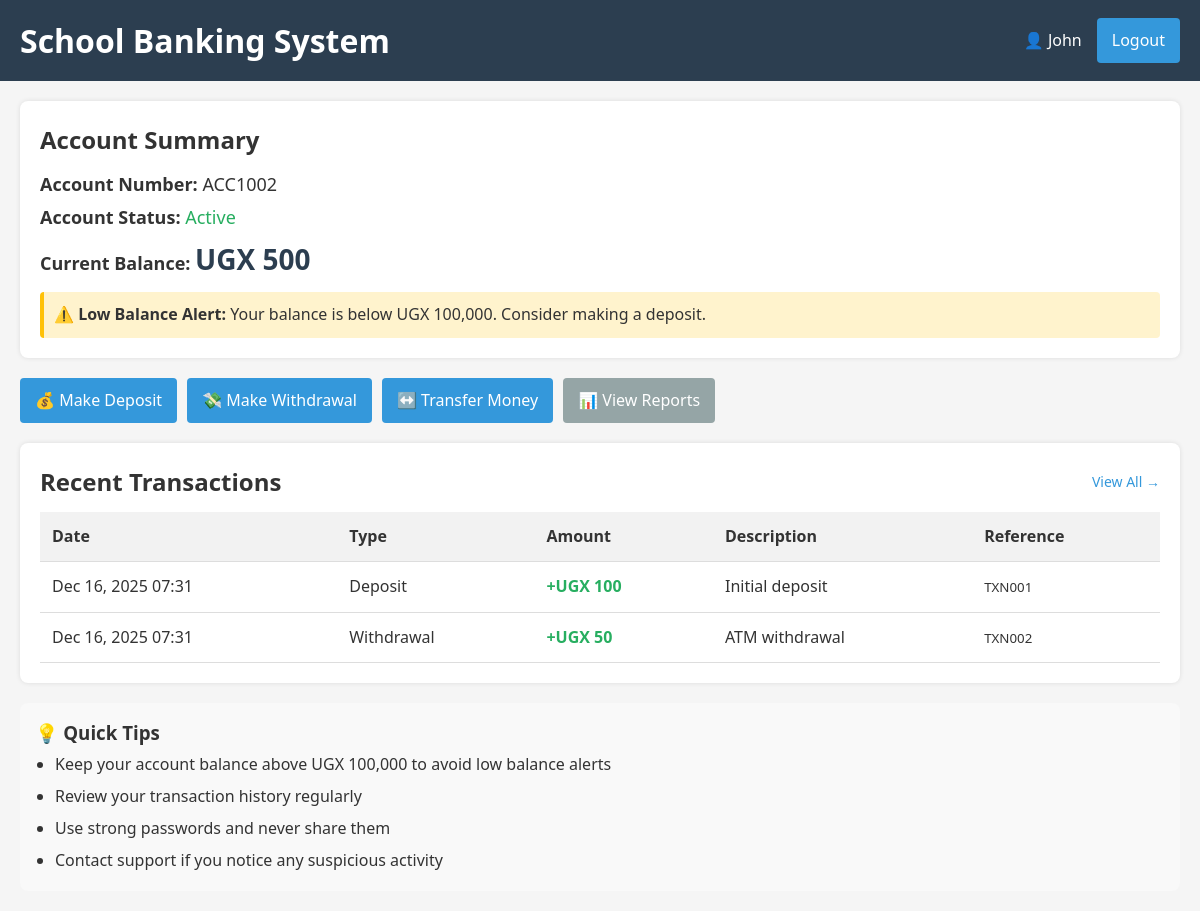
The app's page /dashboard.php (signed in) with its own data.
### tables this page shows
CREATE TABLE IF NOT EXISTS accounts (
    id INT AUTO_INCREMENT PRIMARY KEY,
    user_id INT NOT NULL,
    account_number VARCHAR(20) UNIQUE NOT NULL,
    balance DECIMAL(10, 2) DEFAULT 0.00,
    status ENUM('active', 'inactive', 'suspended') DEFAULT 'active',
    created_at TIMESTAMP DEFAULT CURRENT_TIMESTAMP,
    updated_at TIMESTAMP DEFAULT CURRENT_TIMESTAMP ON UPDATE CURRENT_TIMESTAMP,
    FOREIGN KEY (user_id) REFERENCES users(id) ON DELETE CASCADE
);

CREATE TABLE IF NOT EXISTS transactions (
    id INT AUTO_INCREMENT PRIMARY KEY,
    account_id INT NOT NULL,
    type ENUM('deposit', 'withdrawal', 'transfer_in', 'transfer_out') NOT NULL,
    amount DECIMAL(10, 2) NOT NULL,
    balance_after DECIMAL(10, 2) NOT NULL,
    description VARCHAR(255),
    reference_number VARCHAR(50) UNIQUE,
    created_at TIMESTAMP DEFAULT CURRENT_TIMESTAMP,
    FOREIGN KEY (account_id) REFERENCES accounts(id) ON DELETE CASCADE
);

### includes/database.php (called while the page is built, shortened)
<?php
class Database {
    private $conn;
    public function __construct() {
        $this->conn = new mysqli(DB_HOST, DB_USER, DB_PASS, DB_NAME);
    }
    public function query($sql, $params = []) {
        $stmt = $this->conn->prepare($sql);
        if (!empty($params)) {
            $types = '';
            $values = [];
            foreach ($params as $param) {
                if (is_int($param)) {
                    $types .= 'i';
                } elseif (is_float($param)) {
                    $types .= 'd';
                } else {
                    $types .= 's';
                }
                $values[] = $param;
            }
            $stmt->bind_param($types, ...$values);
        }
        $stmt->execute();
        return $stmt;
    }
    public function fetchAll($sql, $params = []) {
        $stmt = $this->query($sql, $params);
        $result = $stmt->get_result();
        return $result->fetch_all(MYSQLI_ASSOC);
    }
    public function fetchOne($sql, $params = []) {
        $stmt = $this->query($sql, $params);
        $result = $stmt->get_result();
        return $result->fetch_assoc();
    }
}
$db = new Database();

### includes/functions.php (called while the page is built, shortened)
<?php
function getAccount($user_id) {
    global $db;
    return $db->fetchOne("SELECT * FROM accounts WHERE user_id = ?", [$user_id]);
}
function getTransactions($account_id, $limit = 10) {
    global $db;
    return $db->fetchAll(
        "SELECT * FROM transactions WHERE account_id = ? ORDER BY created_at DESC LIMIT ?",
        [$account_id, $limit]
    );
}

### dashboard.php (the view, shortened to what this page needs)
<?php
require_once 'includes/database.php';
require_once 'includes/auth.php';
require_once 'includes/functions.php';
$account = getAccount($_SESSION['user_id']);
$transactions = $account ? getTransactions($account['id']) : [];
$lowBalanceThreshold = 100000;
?>
<!DOCTYPE html>
<html lang="en">
<head>
    <link rel="stylesheet" href="assets/css/style.css">
</head>
<body>
    <header>
        <h1><?php echo SITE_NAME; ?></h1>
        <div class="user-info">
            <span>👤 <?php echo htmlspecialchars($_SESSION['first_name'] . ' ' . $_SESSION['last_name']); ?></span>
            <a href="logout.php" class="btn">Logout</a>
        </div>
    </header>
    <main>
        <div class="account-summary">
            <h2>Account Summary</h2>
            <?php if ($account): ?>
                <div class="account-details">
                    <p><strong>Account Number:</strong> <?php echo htmlspecialchars($account['account_number']); ?></p>
                    <p><strong>Account Status:</strong>
                        <span style="color: <?php echo $account['status'] === 'active' ? '#27ae60' : '#e74c3c'; ?>;">
                            <?php echo ucfirst($account['status']); ?>
                        </span>
                    </p>
                    <p><strong>Current Balance:</strong>
                        <span style="font-size: 28px; color: #2c3e50; font-weight: bold;">
                            UGX <?php echo number_format($account['balance'], 0); ?>
                        </span>
                    </p>
                    <?php if ($account['balance'] < $lowBalanceThreshold && $account['balance'] > 0): ?>
                        <div style="background: #fff3cd; border-left: 4px solid #ffc107; padding: 10px; margin-top: 10px; border-radius: 4px;">
                            ⚠️ <strong>Low Balance Alert:</strong> Your balance is below UGX <?php echo number_format($lowBalanceThreshold, 0); ?>. Consider making a deposit.
                        </div>
                    <?php endif; ?>
                </div>
            <?php else: ?>
                <p>No account found. Please contact administrator.</p>
            <?php endif; ?>
        </div>
        <div class="actions">
            <a href="transactions/deposit.php" class="btn">💰 Make Deposit</a>
            <a href="transactions/withdraw.php" class="btn">💸 Make Withdrawal</a>
            <a href="transactions/transfer.php" class="btn">↔️ Transfer Money</a>
            <a href="reports.php" class="btn secondary">📊 View Reports</a>
        </div>
        <div class="transaction-history">
            <div style="display: flex; justify-content: space-between; align-items: center; margin-bottom: 10px;">
                <h2>Recent Transactions</h2>
                <a href="reports.php" style="color: #3498db; font-size: 14px;">View All →</a>
            </div>
            <?php if (!empty($transactions)): ?>
                <table>
                    <thead>
                        <tr>
                            <th>Date</th>
                            <th>Type</th>
                            <th>Amount</th>
                            <th>Description</th>
                            <th>Reference</th>
                        </tr>
                    </thead>
                    <tbody>
                        <?php foreach ($transactions as $transaction): ?>
                            <tr>
                                <td><?php echo date('M d, Y H:i', strtotime($transaction['created_at'])); ?></td>
                                <td><?php echo ucwords(str_replace('_', ' ', $transaction['type'])); ?></td>
                                <td class="<?php echo $transaction['amount'] > 0 ? 'positive' : 'negative'; ?>">
                                    <?php echo $transaction['amount'] > 0 ? '+' : ''; ?>UGX <?php echo number_format(abs($transaction['amount']), 0); ?>
                                </td>
                                <td><?php echo htmlspecialchars($transaction['description']); ?></td>
                                <td><small><?php echo htmlspecialchars($transaction['reference_number']); ?></small></td>
                            </tr>
                        <?php endforeach; ?>
                    </tbody>
                </table>
            <?php else: ?>
                <p>No transactions yet. Start by making a deposit!</p>
            <?php endif; ?>
        </div>
        <div style="background: #f9f9f9; padding: 15px; border-radius: 8px; margin-top: 20px;">
            <h3>💡 Quick Tips</h3>
            <ul style="margin-left: 20px; line-height: 2;">
                <li>Keep your account balance above UGX <?php echo number_format($lowBalanceThreshold, 0); ?> to avoid low balance alerts</li>
                <li>Review your transaction history regularly</li>
                <li>Use strong passwords and never share them</li>
                <li>Contact support if you notice any suspicious activity</li>
            </ul>
        </div>
    </main>
</body>
</html>

### assets/css/style.css (style rules this page uses)
* { box-sizing: border-box; margin: 0; padding: 0; font-family: "Segoe UI", Tahoma, Geneva, Verdana, sans-serif; }
body { background-color: #f5f5f5; color: #333; line-height: 1.6; }
a { text-decoration: none; color: inherit; }
.btn { display: inline-block; background-color: #3498db; color: white; border: none; padding: 10px 15px; border-radius: 4px; cursor: pointer; font-size: 16px; }
.btn.secondary { background-color: #95a5a6; }
header { background-color: #2c3e50; color: white; padding: 15px 20px; display: flex; justify-content: space-between; align-items: center; }
.user-info { display: flex; align-items: center; gap: 15px; }
main { padding: 20px; max-width: 1200px; margin: 0 auto; }
.account-summary { background: white; padding: 20px; border-radius: 8px; box-shadow: 0 0 5px rgba(0, 0, 0, 0.1); margin-bottom: 20px; }
.account-details { margin-top: 10px; }
.account-details p { margin: 5px 0; font-size: 18px; }
.actions { display: flex; gap: 10px; margin-bottom: 20px; flex-wrap: wrap; }
.transaction-history { background: white; padding: 20px; border-radius: 8px; box-shadow: 0 0 5px rgba(0, 0, 0, 0.1); }
table { width: 100%; border-collapse: collapse; margin-top: 10px; }
th, td { padding: 12px; text-align: left; border-bottom: 1px solid #ddd; }
th { background-color: #f2f2f2; }
.positive { color: #27ae60; font-weight: bold; }

### records on screen
accounts: account_number "ACC1002", status "Active", balance "500"
transactions: created_at "Dec 16, 2025 07:31", type "Deposit", amount "100", description "Initial deposit", reference_number "TXN001"
transactions: created_at "Dec 16, 2025 07:31", type "Withdrawal", amount "50", description "ATM withdrawal", reference_number "TXN002"

### other values on screen
SITE_NAME "School Banking System"
$_SESSION['first_name'] . ' ' . $_SESSION['last_name'] "John"
$lowBalanceThreshold "100,000"
